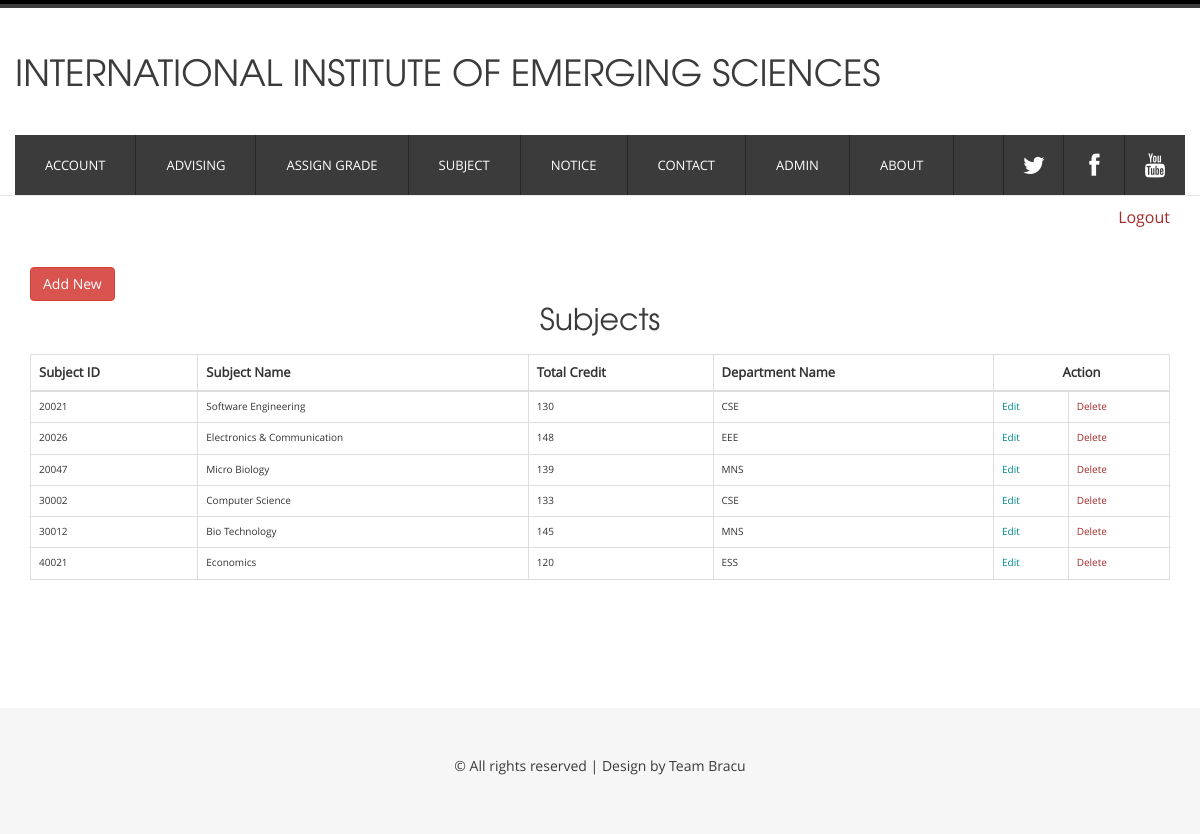
/includes/sub-list.php (signed in), run on the app's committed database.
### tables this page shows
CREATE TABLE `subject` (
  `sub_id` int(7) NOT NULL,
  `sub_name` varchar(50) NOT NULL,
  `sub_credit` int(4) NOT NULL,
  `dept_id` int(11) NOT NULL
);

CREATE TABLE `department` (
  `dept_id` int(5) NOT NULL,
  `dept_name` varchar(20) NOT NULL,
  `dept_loc` varchar(100) NOT NULL
);

### includes/sub-list.php (the view, shortened to what this page needs)
<?php
    include_once 'headerInside2.php';
    include_once 'database.php';
?>
<!DOCTYPE HTML>
<html>
<head>
<link href="css/bootstrap.min.css" rel='stylesheet' type='text/css' />
<link href="css/bootstrap.css" rel='stylesheet' type='text/css' />
<link href="css/style.css" rel="stylesheet" type="text/css" media="all" />
   	<link rel="stylesheet" href="fonts/css/font-awesome.min.css">
</head>
<body>
<div class="main_bg">
<div class="main_btm">
	<div class="container" >
        <a href="logout.php" style="float:right; font-size:16px; color: brown;margin-top:10px; margin-bottom:10px" >Logout</a>
		<div class="main row" >
			    <div class="col-md-12 company_ad">
				   	<br><a href="add-subr.php" class="btn btn-danger">Add New </a><br/>
            <table class="table table-bordered" style="width:100%; font-weight:550;">
                <thead style="font-size:13px">
                    <h2 style="text-align:center">Subjects</h2>
                    <tr>
                        <th>Subject ID</th>
                        <th>Subject Name</th>
                        <th>Total Credit</th>
                        <th>Department Name</th>
                        <th colspan="2" style = "text-align:center;"
                        </th>Action</th>
                    </tr>
                </thead>
                <?php
                $query = "SELECT subject.sub_id,subject.sub_name,subject.sub_credit,department.dept_name FROM subject INNER JOIN department on department.dept_id=subject.dept_id ";
                $result = mysqli_query($conn, $query);
                while ($subject = mysqli_fetch_assoc($result)){
                    ?>
                    <tr>
                        <td><?php echo $subject['sub_id']; ?></td>
                        <td><?php echo $subject['sub_name']; ?></td>
                        <td><?php echo $subject['sub_credit']; ?></td>
                        <td><?php  echo $subject['dept_name']; ?></td>
                        <td>
                            <a
                                style="color:DarkCyan" href="edit-sub.php?subjectid=<?php echo $subject['sub_id']?>">Edit
                            </a>
                        </td>
                        <td>
                            <a style="color:brown" title="Delete"  href="sub-list.php?act=del&subjectid= <?php echo $subject['sub_id'] ?>">Delete
                            </a>
                        </td>
                    </tr>
                <?php
                }
                ?>
            </table>
				</div>
				<div class="col-md-12">
  			</div>
  			<div class="clearfix"></div>
	</div>
</div>
</div>
<?php
    include_once 'footer.php';
?>
</body>
</html>

### css/style.css (style rules this page uses)
body { font-family: 'open_sansregular'; background:#ffffff; font-size: 100%; }
.main_bg { background: #ffffff; }
.main { padding: 5% 0; }
.main_btm { background: #FFFFFF; border-top: 1px solid rgb(233, 233, 233); }
.company_ad h2 { margin: 0 0 20px; text-transform: capitalize; font-size: 3em; color:#3b3b3b; font-family: 'texgyreadventorregular'; }

### data on the page
subject: sub_id "20021", sub_name "Software Engineering", sub_credit "130", dept.dept_name "CSE"
subject: sub_id "20026", sub_name "Electronics & Communication", sub_credit "148", dept.dept_name "EEE"
subject: sub_id "20047", sub_name "Micro Biology", sub_credit "139", dept.dept_name "MNS"
subject: sub_id "30002", sub_name "Computer Science", sub_credit "133", dept.dept_name "CSE"
subject: sub_id "30012", sub_name "Bio Technology", sub_credit "145", dept.dept_name "MNS"
subject: sub_id "40021", sub_name "Economics", sub_credit "120", dept.dept_name "ESS"
